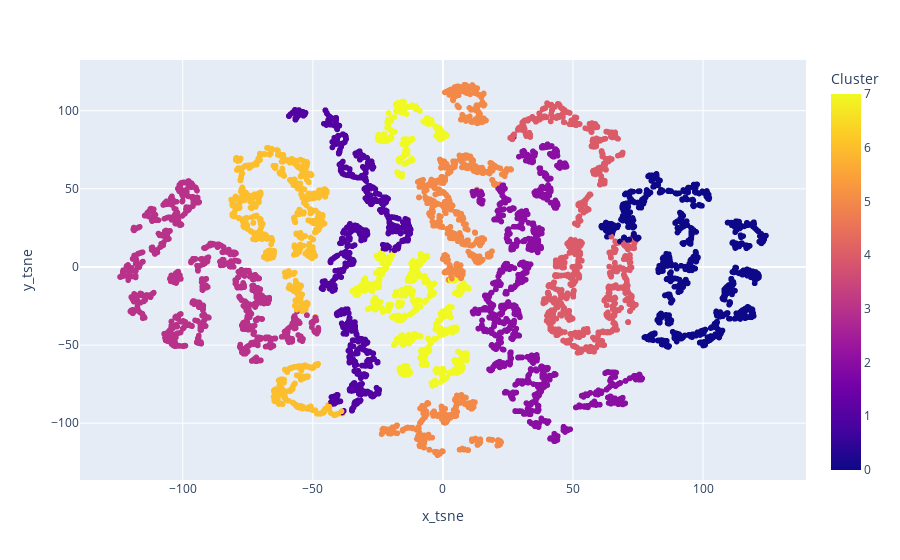

Write notebook code for a chart like this one.
### Code cell
import plotly.graph_objects as go
import plotly

df_final['Cluster'] = kmean.labels_
df_final['x_tsne']  = df_tsne[:,0]
df_final['y_tsne']  = df_tsne[:,1]
fig = px.scatter(df_final,x='x_tsne',y='y_tsne',color='Cluster')
fig.show()

### Figure 1 — Plotly figure (JSON) as saved in the notebook; plotly's stock layout.template omitted (floating-point values rounded to 4 significant figures; data arrays with more than 128 entries replaced by an {"elided": "..."} marker saying what was removed)
{"data": [{"hovertemplate": "x_tsne=%{x}<br>y_tsne=%{y}<br>Cluster=%{marker.color}<extra></extra>", "legendgroup": "", "marker": {"color": {"elided": "20000 int values"}, "coloraxis": "coloraxis", "symbol": "circle"}, "mode": "markers", "name": "", "showlegend": false, "type": "scattergl", "x": {"elided": "20000 float values"}, "xaxis": "x", "y": {"elided": "20000 float values"}, "yaxis": "y"}], "layout": {"coloraxis": {"colorbar": {"title": {"text": "Cluster"}}, "colorscale": [[0, "#0d0887"], [0.1111, "#46039f"], [0.2222, "#7201a8"], [0.3333, "#9c179e"], [0.4444, "#bd3786"], [0.5556, "#d8576b"], [0.6667, "#ed7953"], [0.7778, "#fb9f3a"], [0.8889, "#fdca26"], [1, "#f0f921"]]}, "legend": {"tracegroupgap": 0}, "margin": {"t": 60}, "xaxis": {"anchor": "y", "domain": [0, 1], "title": {"text": "x_tsne"}}, "yaxis": {"anchor": "x", "domain": [0, 1], "title": {"text": "y_tsne"}}}}
